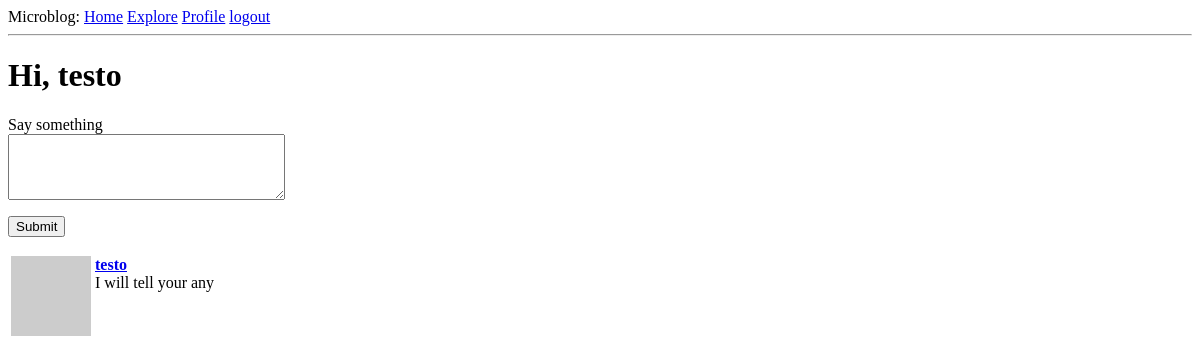
Before: /index (signed in) with the older database file.
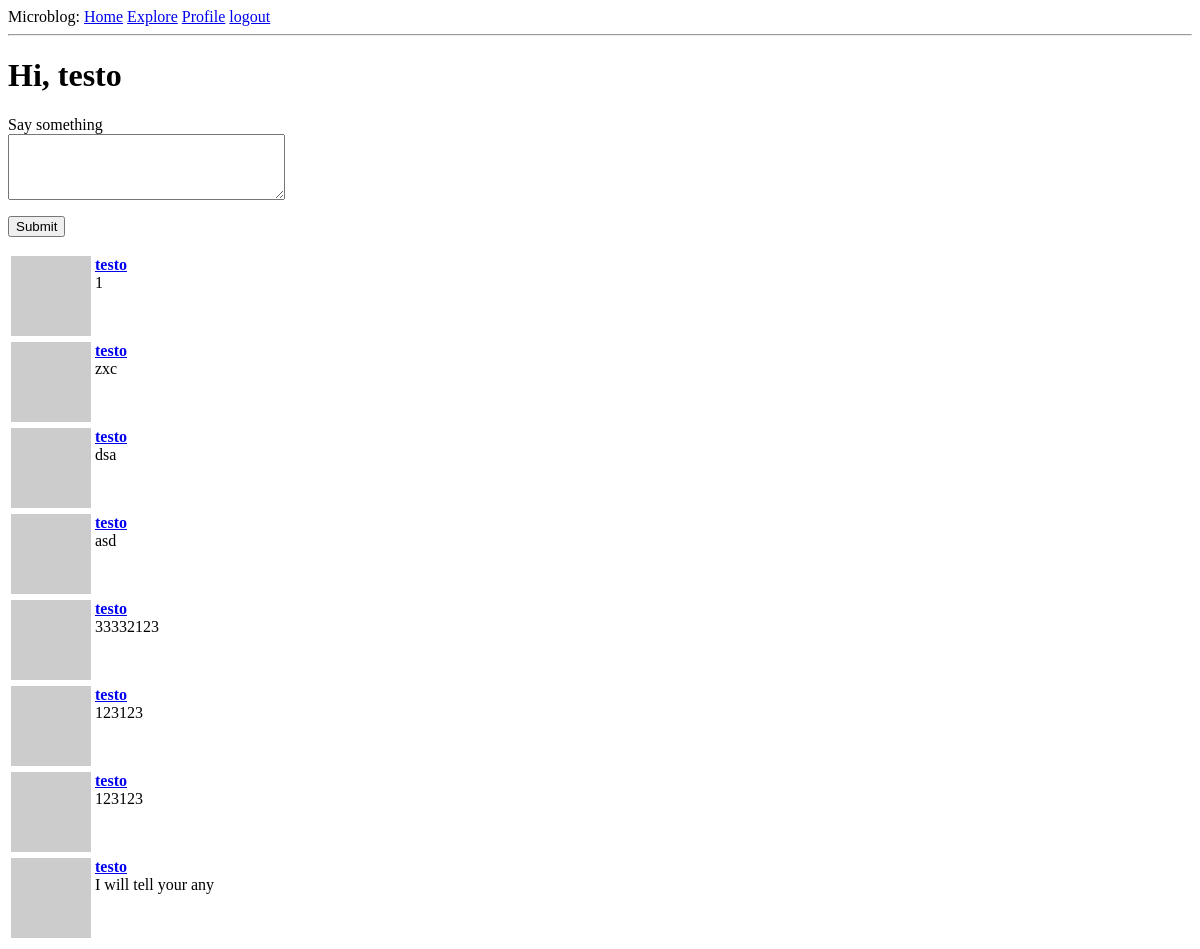
After: the same page with the newer database file.
### app/models.py (models this page shows, shortened)
class User(UserMixin, db.Model):
    id = db.Column(db.Integer, primary_key=True)
    username = db.Column(db.String(64), index=True, unique=True)
    email = db.Column(db.String(120), index=True, unique=True)
    password_hash = db.Column(db.String(128))
    posts = db.relationship('Post', backref='author', lazy='dynamic')
    about_me = db.Column(db.String(140))
    last_seen = db.Column(db.DateTime, default=datetime.utcnow)
    followed = db.relationship(
        'User', secondary=followers,
        primaryjoin=(followers.c.follower_id == id),
        secondaryjoin=(followers.c.followed_id == id),
        backref=db.backref('followers', lazy='dynamic'), lazy='dynamic')
    def avatar(self, size):
        digest = md5(self.email.lower().encode('utf-8')).hexdigest()
        return 'https://www.gravatar.com/avatar/{}?d=identicon&s={}'.format(
            digest, size)
    def followed_posts(self):
        followed = Post.query.join(
            followers, (followers.c.followed_id == Post.user_id)).filter(
                followers.c.follower_id == self.id)
        own = Post.query.filter_by(user_id=self.id)
        return followed.union(own).order_by(Post.timestamp.desc())

class Post(db.Model):
    id = db.Column(db.Integer, primary_key=True)
    body = db.Column(db.String(140))
    timestamp = db.Column(db.DateTime, index=True, default=datetime.utcnow)
    user_id = db.Column(db.Integer, db.ForeignKey('user.id'))

### app/routes.py (the view)
@app.route('/', methods=['GET', 'POST'])
@app.route('/index', methods=['GET', 'POST'])
@login_required
def index():
    form = PostForm()
    if form.validate_on_submit():
        post = Post(body=form.post.data, author=current_user)
        db.session.add(post)
        db.session.commit()
        flash('Your post is now live!')
        return redirect(url_for('index'))
    page = request.args.get('page', 1, type=int)
    posts = current_user.followed_posts().paginate(
        page, app.config['POSTS_PER_PAGE'], False)
    next_url = url_for('index', page=posts.next_num) \
        if posts.has_next else None
    prev_url = url_for('index', page=posts.prev_num) \
        if posts.has_prev else None
    return render_template("index.html", title='Home Page', form=form,
                           posts=posts.items, next_url=next_url,
                           prev_url=prev_url)

### app/forms.py
class PostForm(FlaskForm):
    post = TextAreaField('Say something', validators=[
        DataRequired(), Length(min=1, max=140)])
    submit = SubmitField('Submit')

### app/models.py (called while the page is built)
@login.user_loader
def load_user(id):
    return User.query.get(int(id))

### app/routes.py (called while the page is built)
@app.before_request
def before_request():
    if current_user.is_authenticated:
        current_user.last_seen = datetime.utcnow()
        db.session.commit()

### app/templates/index.html (shortened to what this page needs)
{% extends "base.html" %}
{% block content %}
    <h1>Hi, {{current_user.username}}</h1>
    {% if form %}
    <form action="" method="post">
        <p>
            {{ form.post.label }}<br>
            {{ form.post(cols=32, rows=4) }}<br>
        </p>
        <p>{{ form.submit() }}</p>
    </form>
    {% endif %}
    {% for post in posts %}
        {% include '_post.html' %}
    {% endfor %}
{% endblock %}

### app/templates/base.html (shortened to what this page needs)
<html>
    <head>
    </head>
    <body>
        <div>
            Microblog:
            <a href="{{ url_for('index') }}">Home</a>
            <a href="{{ url_for('explore') }}">Explore</a>
            {% if current_user.is_anonymous %}
                <a href="{{ url_for('login') }}">Login</a>
            {% else %}
                <a href="{{ url_for('user', username=current_user.username)}}">Profile</a>
                <a href="{{ url_for('logout') }}">logout</a>
            {% endif %}
        </div>
        <hr>
        {% block content %}{% endblock %}
    </body>
</html>

### app/templates/_post.html
<table>
    <tr valign="top">
        <td><img src="{{ post.author.avatar(36) }}"></td>
        <td>
            <a href="{{ url_for('user', username=post.author.username) }}">
                <b>{{ post.author.username }}</b>
            </a>
                <br>{{ post.body }}</td>
    </tr>
</table>

Changed rows visible on the page:
added Post: author.username "testo", body "1"
added Post: author.username "testo", body "zxc"
added Post: author.username "testo", body "dsa"
added Post: author.username "testo", body "asd"
added Post: author.username "testo", body "33332123"
added Post: author.username "testo", body "123123"
added Post: author.username "testo", body "123123"
